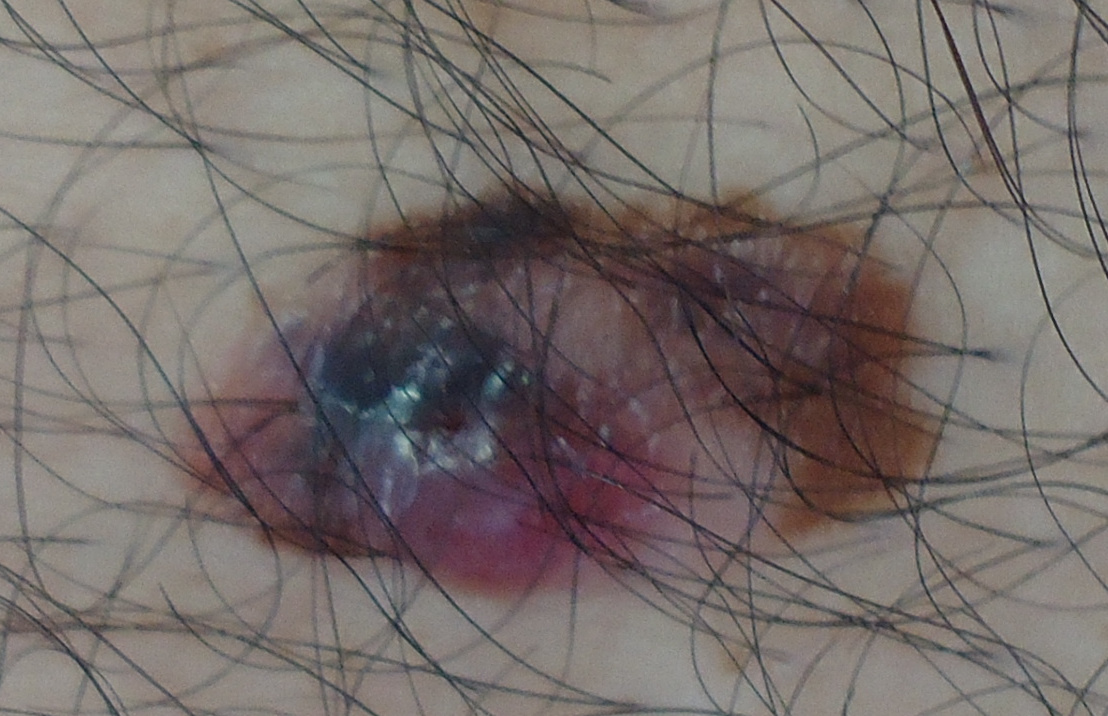
#> input picture IAUFPR/ComputerVision/Base/Positivos/0001_1.JPG, 1108 x 716 px; its folder holds 5 pictures in this run
$ jupyter execute --allow-errors cv_melanoma_brunolcarliIAUFPR_1.ipynb   (shell and % lines are left out)
#> lines starting #> are read from the running program, lines starting #| are printed output that depends on the picture
<h1 style="text-align: center;"> Universidade Federal do Paraná - UFPR </h1>
<br /><hr /><br />

<h2 style="text-align: center;"> SEPT - Setor de Educação Profissional e Tecnológica </h2>
<h3 style="text-align: center;"> Especialização em Inteligência Artificial Aplicada </h3>

<br />

<p style="text-align: right;"> Disciplina: Visão Computacional </p>
<p style="text-align: right;"> Turma: 2021 </p>
<p style="text-align: right;"> Aluno: Bruno Luvizotto Carli </p>
<p style="text-align: right;"> Professor: Dr. Lucas Ferrari de Oliveira </p>

<br />
<p style="text-align: center;"> Curitiba, 2022 </p>

## Introdução

A partir de uma base de dados de imagens médicas que apresentam possibilidades patológicas de melanoma pretende-se elaborar e implementar um fluxo de processamento e classificação de novas imagens em duas categorias de previsão: melanoma e controle. A base a ser utilizada contém 68 amostras no total, sendo 23 amostras positivas (melanoma) e 45 negativas (controle). O objetivo global pode ser definido como implementar um modelo de classificação de imagens de suspeita de melânoma cujo interprete uma entrada (imagem digital) e determine se é um caso de melanoma ou um caso de controle. Como objetivos especificos pode-se elencar:

- Elaborar um pipeline de processamento e transformação dos dados;
- Treinar e validar modelos de machine learning sobre os dados;
- Otimizar os modelos e selecionar o modelo de maior acurácia;
- Avaliar e exibir as métricas do modelo:
    + Sensibilidade;
    + Especificidade;
    + Acurácia;
    + Precisão;
    + F1 *score*;

## Metodologia

A metodologia seguirá um procedimento padrão de fluxo de trabalho em *machine learning* proposto por Harrison (2020) cujo menciona ser uma expansão a metodologia CRISP-DM (*Cross-Industry Standard Process for Data Mining*):

<center>
    <small>
        <i>Figura 1: Processo do Machine Learning. Fonte: Harrison (2020).</i>
    </small>
</center>

Baseado neste fluxo define-se inicialmente uma pergunta: Seria possivel, a partir do tamanho da amostra recebida, obter um modelo **Bom** ou **Excelente** conforme o *CAP* (*Cumulative Accuracy Profile*) explicado por Vallantin (2018) onde projeta-se um estimador básico chamado de *baseline* (cujo retorna o mesmo valor para todos os caso) e um estimador perfeito (a própria resposta por exemplo), a baseline é o ponto de partida de comparaçãp par aos modelos finais.

Dado que a base de dados é demasiado pequena, inviabilizando o uso de redes profundas de aprendizado, pretende-se utilizar modelos de base como Florestas Aleatórias, Gradientes Descendentes Estocásticos (SGD), Máquinas de Vetor de Suporte e Perceptron Multicamadas. O scikit-learn disponibiliza estes modelos com facil implementação, além de disponibilizar métricas de validação já implementadas.

Portanto a partir deste fluxo definiu-se alguns passos a serem tomados e realizados no fluxo:

- **Carregar e preparar os dados**:
    + Definição do local da base;
    + Carregar dados na memória;
    + Aplicar conversão de cores e redimensionamento;
- **Pré-processar os dados:**
    + Visualização dos dados;
    + Estratificação da amostra;
- **Processamento dos dados:**
    + Remoção dos canais de cor (escala de cinza);
    + Extração de propriedades com HOG;
    + Escalonamento dos dados;
- **Criação de modelos:**
    + Treinar um modelo de base;
    + Avaliar os resultados parciais;
- **Otimização:**
    + Definição de um pipeline de execução;
    + Busca de parâmetros;
    + Seleção  modelos sobre diferentes estratificações;
- **Avaliação:**
    + Comparação dos resultados;
    + Visualização dos resultados;
    + Seleção da melhor configuração obtida;
- **Armazenar o modelo final;**
- **Implantação do modelo.**

A imagem abaixo ilustra a sequência do fluxo de atividades e forma resumida, a serem executados no desenvolvimento do presente trabalho:

<center>
    <small>
        <i>Figura 2: Sequência de atividades. Fonte: O autor.</i>
    </small>
</center>

### Dependências

A execução do código disponibilizado no trabalho depende da instalação via *pip* (gerenciador de pacotes do Python) as seguintes bibliotecas externas:

```
scikit-learn==0.24.1
scikit-image==0.19.1
numpy==1.18.5
matplotlib==3.3.3
pandas==1.2.1
joblib==1.1.0
seaborn==0.11.1
```

Por convenção, todo código e comentários de código serão escritos em inglês.

## Módulos necessários

Os módulos abaixo serão utilizados para o auxílio no processamento e execução das atividades:

[cell 1]
# std sys libs
import os
from collections import Counter

# scientific computing, plotting and visualisation
import matplotlib.pyplot as plt
import numpy as np
import pandas as pd

# image loading, processing
import skimage
from skimage.io import imread
from skimage.transform import resize, rescale
from skimage.feature import hog
from sklearn.model_selection import train_test_split, cross_val_predict, GridSearchCV
import joblib
import seaborn as sns

# machine learning stuff
from sklearn.dummy import DummyClassifier
from sklearn.preprocessing import StandardScaler, Normalizer
from sklearn.metrics import (confusion_matrix, classification_report,
                             f1_score, precision_score, plot_confusion_matrix)
from sklearn.pipeline import Pipeline
from sklearn.base import BaseEstimator, TransformerMixin
from sklearn import svm
from sklearn.linear_model import SGDClassifier
from sklearn.neural_network import MLPClassifier
from sklearn.ensemble import RandomForestClassifier

plt.style.use('seaborn')

## Carrega e prepara os dados

Inicialmente deve-se definir o caminho para o diretório onde encontram-se as amostras, este é inicialmente definido na variável `PATH`, devendo ser modificado dependendo da localização dos arquivos na máquina que executar o código. Uma semente para o motor de números pseudoaleatórios do **numpy** é configurada para garantir a reprodotibilidade dos valores obtidos.

[cell 2]
PATH = 'Base'
np.random.seed(2154)  # reproducibility ON

Define-se uma função que faz o carregamento e preparação inicial dos dados. A preparação consiste na conversão da escala de cor cuja é naturalmente carregada como BGR para o formato RGB, e em seguida aplica um redimensionamento da imagem.

A base está formnada com a seguinte estrutura:

```
base
├── Negativos
│   ├── 0005_0.JPG
│   ├── 0006_0.JPG
│   ├── 0007_0.JPG
│   ├── ...
│   ├── 0511_0.jpg
│   └── 0535_0.jpg
└── Positivos
    ├── 0001_1.JPG
    ├── 0002_1.jpg
    ├── 0003_1.JPG
    ├── ...
    ├── 0028_1.jpg
    └── 0029_1.JPG

2 directories, 68 files
```

[cell 3]
def load_and_resize(path, width=150, height=None):
    # if no height was given, use same as width
#> called with path = 'Base', width = 80
    height = height if height is not None else width

    data = {}
    data['description'] = f'Resized ({int(height)}x{width}) melanome images in RGB'
    data['filename'] = []
    data['data'] = []
    data['label'] = []

    for file in os.listdir(f'{path}/Positivos'):
        img = imread(f'{path}/Positivos/{file}')
#> img is the input picture: shape (716, 1108, 3); mean R, G, B 117.8, 108.8, 105.9
        img = resize(img, (height, width))
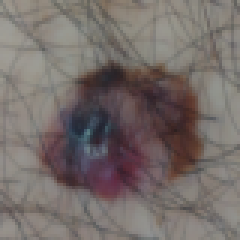
#> img: shape (80, 80, 3) float64 (shown 3 times larger); mean R, G, B 0.462, 0.427, 0.415
        data['label'].append('melanoma')
        data['filename'].append(file)
        data['data'].append(img)
#> pass 2 of the loop in load_and_resize, `for file in os.listdir(f'{path}/Positivos'):`:
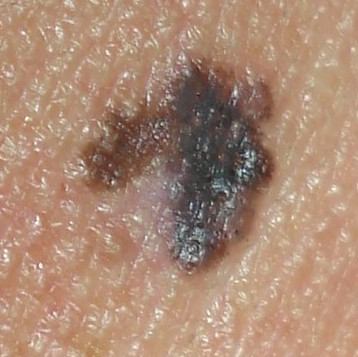
#> input picture IAUFPR/ComputerVision/Base/Positivos/0002_1.jpg, 358 x 357 px
#> in load_and_resize, img is the input picture: shape (357, 358, 3); mean R, G, B 170.2, 137.1, 116.1
#> in load_and_resize, `img = resize(img, (height, width))`:
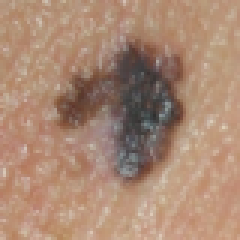
#> img: shape (80, 80, 3) float64 (shown 3 times larger); mean R, G, B 0.667, 0.538, 0.455
#> pass 3 of the loop in load_and_resize, `for file in os.listdir(f'{path}/Positivos'):`:
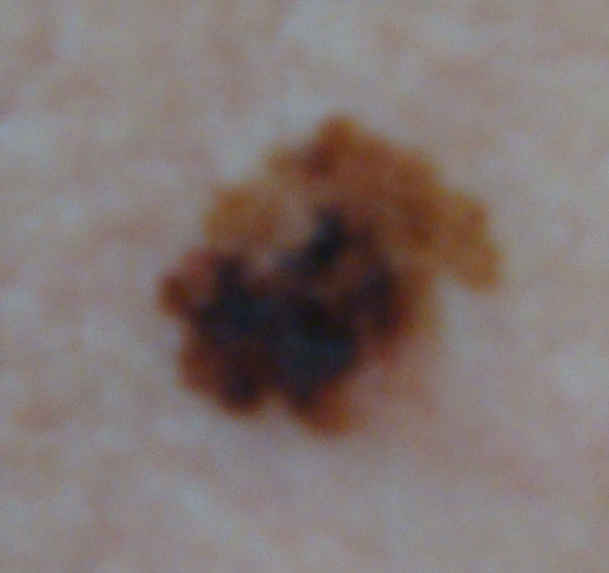
#> input picture IAUFPR/ComputerVision/Base/Positivos/0003_1.JPG, 609 x 573 px
#> in load_and_resize, img is the input picture: shape (573, 609, 3); mean R, G, B 128.7, 116.8, 114.4
#> in load_and_resize, `img = resize(img, (height, width))`:
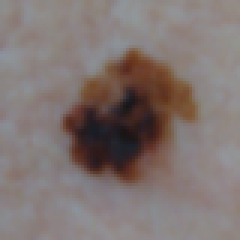
#> img: shape (80, 80, 3) float64 (shown 3 times larger); mean R, G, B 0.505, 0.458, 0.449
#> the loop made 5 passes; the first 3 are shown

    for file in os.listdir(f'{path}/Negativos'):
        img = imread(f'{path}/Negativos/{file}')
        img = resize(img, (height, width))
        data['label'].append('controle')
        data['filename'].append(file)
        data['data'].append(img)

    return data

#> (a cell that did not finish here is left out)

## Pré-processamento

O pré-processamento aqui será tomado como uma interpretação inicial dos dados carregados. Tabelando os dados carregados verifica-se que a base conta com 68 amostras, sendo 23 positivas (melanoma) e 45 negativas (controle), evidenciando um desbalanceamento de classes:

#> (a cell that did not finish here is left out)

Um exemplo de uma imagem de cada classe:

#> (a cell that did not finish here is left out)

Segue-se com a estratificação dos dados, onde a base foi inicialmente particionada em 90% os dados sendo separados para treino dos modelos e 10% para teste. Optou-se por uma maior quantidade dedicada ao treino devido à pouca disponibilidade de amostras. O gráfico de barras exibe o balanceamento de amostras para cada conjunto resultante da estratificação.

#> (a cell that did not finish here is left out)

[cell 8]
# [27 lines left out: function plot_bar, not called in this run]

plt.suptitle('Relative amount of pictures by type')
#> (the rest of this cell did not finish here and is left out)

## Processamento

O exemplo demonstrado a seguir aplica a extração de características sob uma amostra qualquer. A técnica utilizada foi a HOG (*Histogram of Oriented Gradients*) apesentada inicialmente por Dalal *et al* (2005):

> A ideia básica é que a aparência e a forma do objeto local podem ser caracterizadas muito bem pela distribuição de gradientes de intensidade local ou direções de borda, mesmo sem o conhecimento preciso do gradiente ou posições de borda correspondentes. Na prática, isso é implementado dividindo a janela da imagem em pequenas regiões espaciais (“células”), para cada célula acumulando um histograma 1-D local de direções de gradiente ou orientações de borda sobre os pixels da célula. As entradas combinadas do histograma formam a representação. (DALAL et al., 2005)

Outra definição da técnica é apresentada por Kubayashi *et al* (2008):

> Um vetor de características HOG representa a forma local de um objeto, tendo informações de borda em várias células. Em regiões mais planas como um solo ou uma parede de um edifício, o histograma dos gradientes orientados tem uma distribuição mais plana. Por outro lado, na borda entre um objeto e o fundo, um dos elementos do histograma tem um valor grande e indica a direção da borda. Embora as imagens sejam normalizadas para posição e escala, as posições de recursos importantes não serão registradas com as mesmas posições da grade. Sabe-se que as características do HOG são robustas às transformações geométricas e fotométricas locais. Se as translações ou rotações do objeto forem muito menores que o tamanho do compartimento espacial local, seu efeito será pequeno. (KOBAYASHI et al., 2008)

A biblioteca do *skimage* implementa e disponibiliza uma função `hog` pronta para uso. Para aplicação prática deste trabalho será feito uso deste recurso pronto disponibilizado pela biblioteca acima mencionada.

[cell 9]
sample = imread(PATH+'/Positivos/0025_1.jpg', as_gray=True)
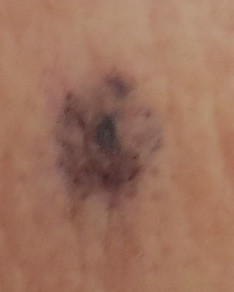
#> input picture IAUFPR/ComputerVision/Base/Positivos/0025_1.jpg, 234 x 292 px
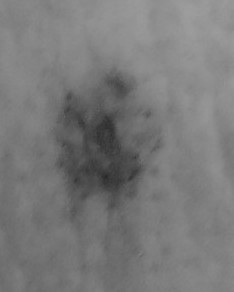
#> sample: shape (292, 234) float64; min 0.159, max 0.617, mean 0.478
sample = rescale(sample, 1/3, mode='reflect')
#> sample: shape (97, 78) float64
sample_hog, sample_hog_img = hog(
    sample,
    pixels_per_cell=(14, 14),
    cells_per_block=(2, 2),
    orientations=9,
    visualize=True,
    block_norm='L2-Hys'
)
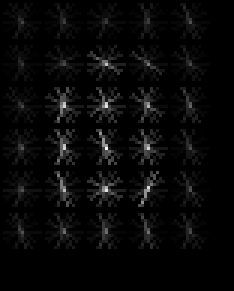
#> sample_hog_img: shape (97, 78) float64 (shown 3 times larger); min 0, max 0.0324, mean 0.00103; drawn with min black and max white
#> sample_hog = 720 values, max 0.282 at index 684, min 0.0216 at index 424, mean 0.151

fig, ax = plt.subplots(1, 2)
fig.set_size_inches(8, 6)

[a.tick_params(bottom=False, left=False, labelbottom=False, labelleft=False) for a in ax]

ax[0].imshow(sample, cmap='gray')
ax[0].set_title('Sample image')
ax[1].imshow(sample_hog_img, cmap='gray')
ax[1].set_title('HOG')
plt.show()

[cell 10]
print('Number of pixels: ', sample.shape[0] * sample.shape[1])
#| Number of pixels:  7566
print('Number of hog features: ', sample_hog.shape[0])
#| Number of hog features:  720

[cell 11]
# Convert color channels to grayscale, calculate HOGs and scale the data
class RGB2GrayTransformer(BaseEstimator, TransformerMixin):
    """
    Convert RGB images to grayscale.
    """
    def __init__(self):
        ...

    def fit(self, X, y=None):
        return self

    def transform(self, X, y=None):
        return np.array([skimage.color.rgb2gray(img) for img in X])


class HogTransformer(BaseEstimator, TransformerMixin):
    """
    Calculate HOG features for each picture.
    """
    def __init__(self, y=None, orientations=9, pixels_per_cell=(8, 8),
                 cells_per_block=(3, 3), block_norm='L2-Hys'):
        self.y = y
        self.orientations = orientations
        self.pixels_per_cell = pixels_per_cell
        self.cells_per_block = cells_per_block
        self.block_norm = block_norm

    def fit(self, X, y=None):
        return self

    # [14 lines left out: functions local_hog, transform, not called in this run]

Para que seja possível alimentar os modelos de aprendizado com os dados, é preciso transformar os dados, removendo os canais de cor e padronizando em escala de cinza, em seguida extrai-se as características aplica-se o escalonamento sobre os dados, desta forma tem-se os dados processados e prontos para ntrar nos modelos.

[cell 12]
grayify = RGB2GrayTransformer()
hogify = HogTransformer(
    pixels_per_cell=(14, 14),
    cells_per_block=(2,2),
    orientations=9,
    block_norm='L2-Hys'
)
scalify = StandardScaler()

# Process train data
#> (the rest of this cell did not finish here and is left out)

## Treinando um modelo

Para verificar o processamento aplicado sobre os dados, instancia-se um modelo SGD inicial para treinamento.

[cell 13]
sgd_clf = SGDClassifier(random_state=2154, max_iter=1000, tol=1e-3)
#> (the rest of this cell did not finish here and is left out)

O modelo inicial apresenta uma pontuação de 85% de acertos. Porém como a amostra de teste é relativamente pequena este valor obtido pode ser facilmente ilusório.

#> (a cell that did not finish here is left out)

[cell 15]
# [16 lines left out: function get_scores, not called in this run]


#> (the rest of this cell did not finish here and is left out)

#> (a cell that did not finish here is left out)

### Otimização do fluxo

Os modelos a serem testados são:

- Perceptron Multicamada
- Floresta Aleatória
- SGD
- Máquina de Vetor de Suporte

A rede neural (perceptron multicamada) por conter um espaço de parâmetros mais amplo passará por um pré-treinamento através de um *Grid Search* para encontrar uma opção de hiperparâmetros apropriada. Então treina-se executa-se um pipeline de processamento da entrada com busca de parâmetros e treino os modelos sob validação cruzada. Após o pipeline o melhor modelo será escolhido pelo Grid Search, a Figura 3 ilustra o pipeline utilizado no processamento:

<center>
    <small>
        <i>Figura 3: Pipeline de processamento. Fonte: O Autor.</i>
    </small>
</center>

[cell 17]
HOG_pipeline = Pipeline([
    ('apply_grayscale', RGB2GrayTransformer()),
    ('apply_hog', HogTransformer(
        pixels_per_cell=(14, 14),
        cells_per_block=(2, 2),
        orientations=9,
        block_norm='L2-Hys')
    ),
    ('rescale', StandardScaler()),
    ('classifier', SGDClassifier(random_state=2154, max_iter=1000, tol=1e-3))
])
